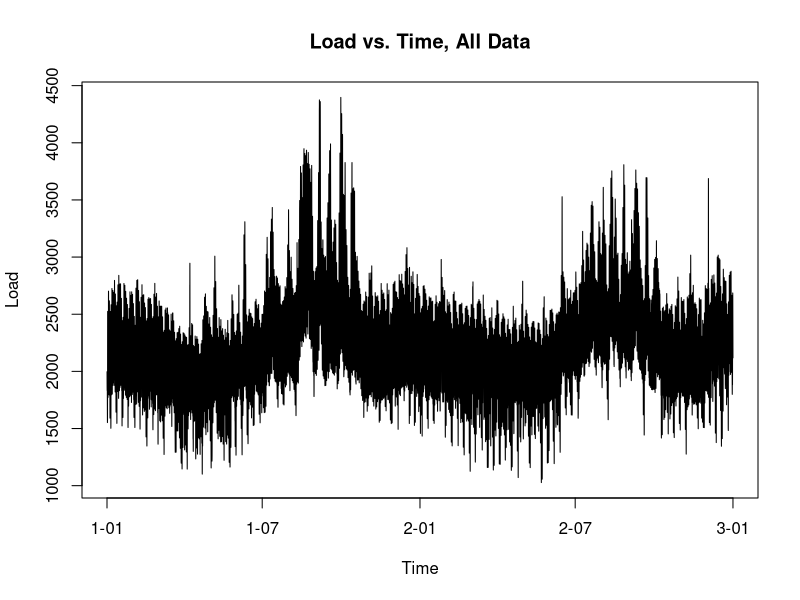
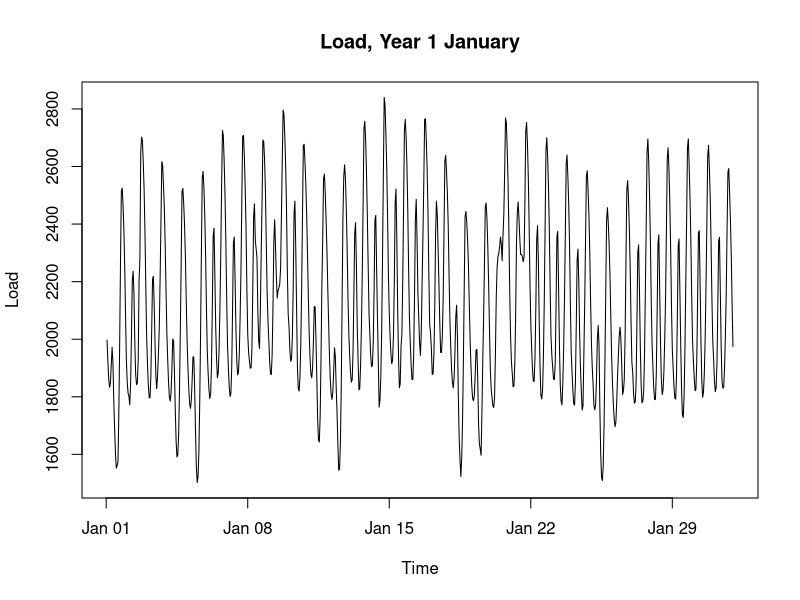
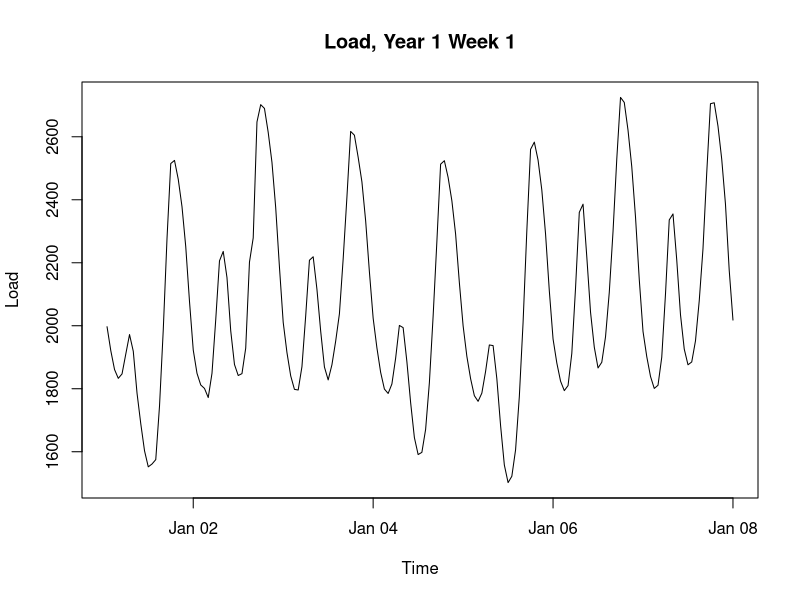
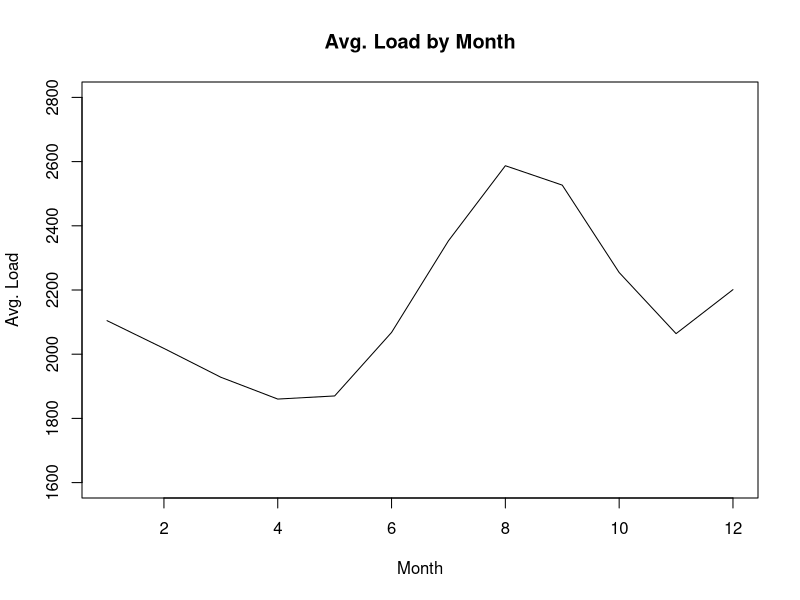
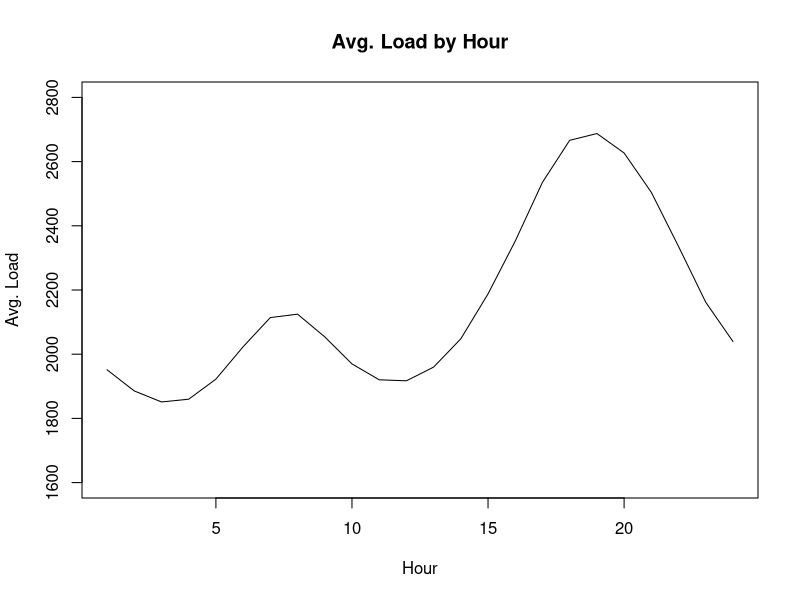
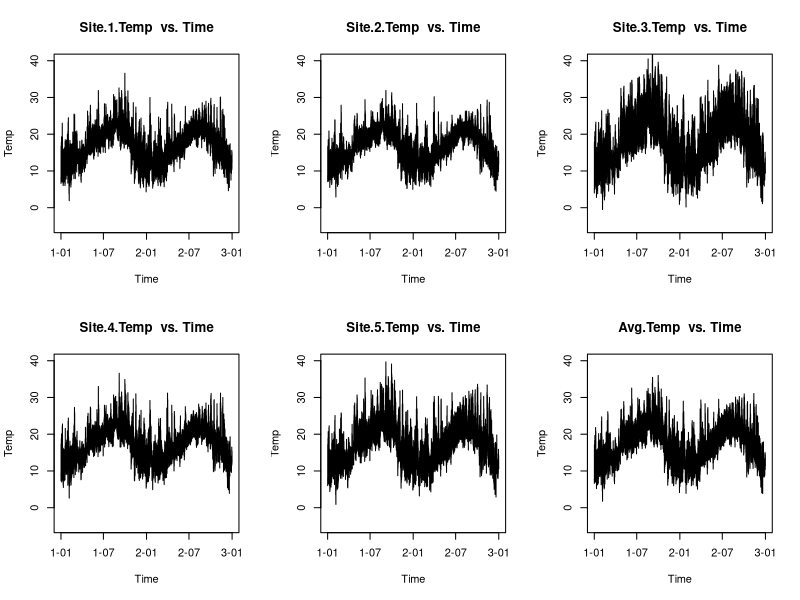
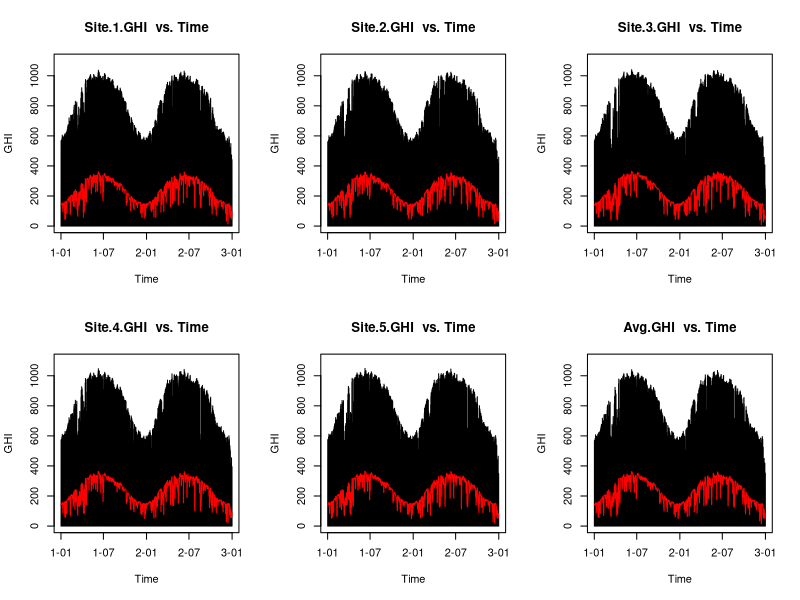
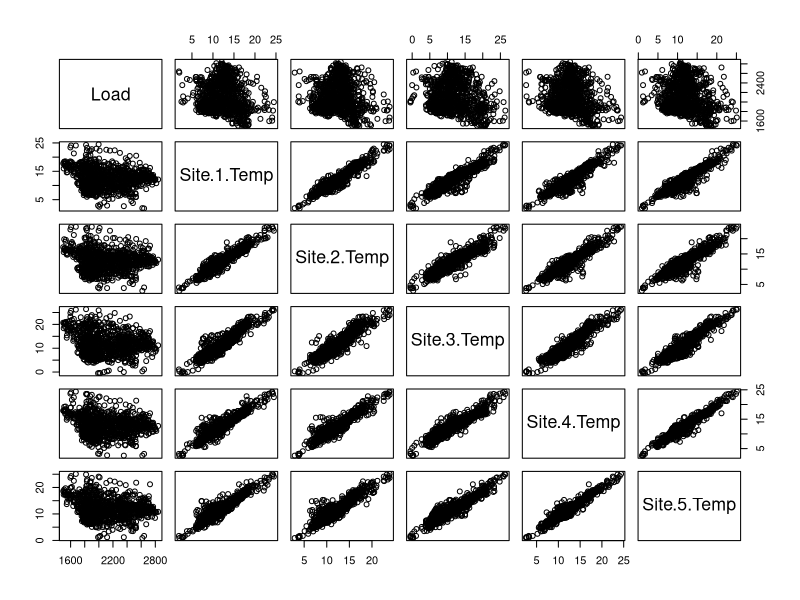

R code for these plots, in order:
## ---- chunk 1
knitr::opts_chunk$set(echo = TRUE, warning = FALSE, message = FALSE)
## ---- chunk 2
library(lubridate)
library(zoo)
library(knitr)
library(dplyr)
library(ggplot2)
library(patchwork)
## ---- chunk 3
# load data
train = read.csv("training.csv", header = T)
train = data.frame(train[1:17545,1:15])
## ---- chunk 4
# data pre-processing
temp_colnames = c("Site.1.Temp", "Site.2.Temp", "Site.3.Temp", 
                  "Site.4.Temp", "Site.5.Temp")
GHI_colnames = c("Site.1.GHI", "Site.2.GHI", "Site.3.GHI", 
                 "Site.4.GHI", "Site.5.GHI")

# create a column of datetime
train$datetime <- make_datetime(train$Year, train$Month, train$Day, train$Hour)

# convert load column to dbl
train$Load = as.numeric(gsub(",", "", train$Load))

# add columns of avg. Temp and avg. GHI
train$Avg.Temp = rowMeans(train[,temp_colnames])
train$Avg.GHI = rowMeans(train[,GHI_colnames])


head(train)
## ---- chunk 5
# Load vs. Time
plot(train$datetime, train$Load, type = "l", main = "Load vs. Time, All Data", 
     ylab = "Load", xlab = "Time")

# plot(train$datetime[1:8760], train$Load[1:8760], type = "l", 
#      main = "Load vs. Time, Year 1", ylab = "Load", xlab = "Time")

plot(train$datetime[1:744], train$Load[1:744], type = "l", 
     main = "Load, Year 1 January", ylab = "Load", xlab = "Time")

plot(train$datetime[1:168], train$Load[1:168], type = "l", 
     main = "Load, Year 1 Week 1", ylab = "Load", xlab = "Time")
## ---- chunk 6
# Average load by month and hour
mon_avg_load = c()
for (m in 1:12) {
  mon_avg_load = c(mon_avg_load, mean(train[which(train$Month == m),"Load"]))
}
plot(mon_avg_load, type = "l", main = "Avg. Load by Month", ylim = c(1600,2800),
     xlab = "Month", ylab = "Avg. Load")
# Load highest in summer, lowest in April and May

hrs_avg_load = c()
for (h in 1:24) {
  hrs_avg_load = c(hrs_avg_load, mean(train[which(train$Hour == h),"Load"]))
}
plot(hrs_avg_load, type = "l", main = "Avg. Load by Hour", ylim = c(1600,2800),
     xlab = "Hour", ylab = "Avg. Load")
# Two peaks: highest from 17 to 21, smaller one at 7 & 8
# Lowest 3am/4am and 11am/12pm
## ---- chunk 7
# 5 Temp columns vs. Time
par(mfrow = c(2, 3))
for (colname in c(temp_colnames, "Avg.Temp")) {
  main_suffix = " vs. Time"
  plot(train$datetime,train[,colname], main = paste(colname, main_suffix), 
       type = "l", ylab = "Temp", xlab = "Time", ylim = c(-5, 40))
}
## ---- chunk 8
# 5 GHI columns vs. Time
par(mfrow = c(2,3))
for (colname in c(GHI_colnames, "Avg.GHI")) {
  # compute rolling average over 24h window
  ma = rollmean(train[,colname], fill=NA, k = 24)
  
  main_suffix = " vs. Time"
  plot(train$datetime, train[,colname], main = paste(colname, main_suffix), 
       type = "l", ylab = "GHI", xlab = "Time", ylim = c(0, 1100))
  lines(train$datetime, ma, col = "red")
}
## ---- chunk 9
# correlation
pairs(train[1:1000,c("Load", temp_colnames)])
pairs(train[1:1000,c("Load", GHI_colnames)])
# 5 locations' temps are highly correlated with one another
# Similar with GHIs, even higher correlation
# Possible slight negative relationship between GHI and Load

plot(train$Avg.Temp, train$Load, main = "Avg. Temp vs. Load", 
     ylab = "Load", xlab = "Temp")

plot(train$Avg.GHI, train$Load, main = "Avg. GHI vs. Load", 
     ylab = "Load", xlab = "GHI")
plot(rollmean(train$Site.1.GHI, fill=NA, k = 24), train$Load, 
     main = "Site.1.GHI Moving Average vs. Load", ylab = "Load", xlab = "GHI MA")
